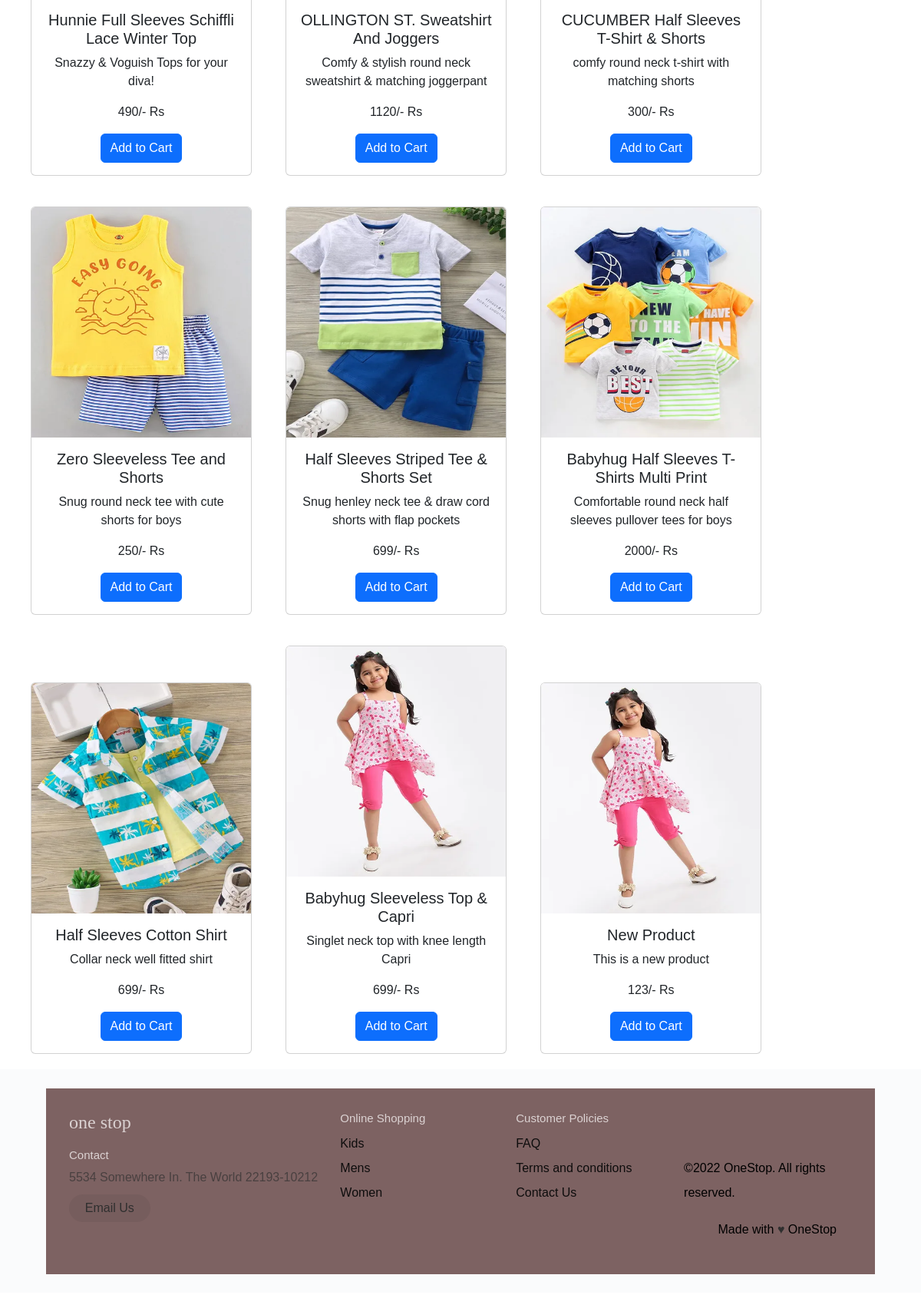
Before: /kids/ (lower part) with the older database file.
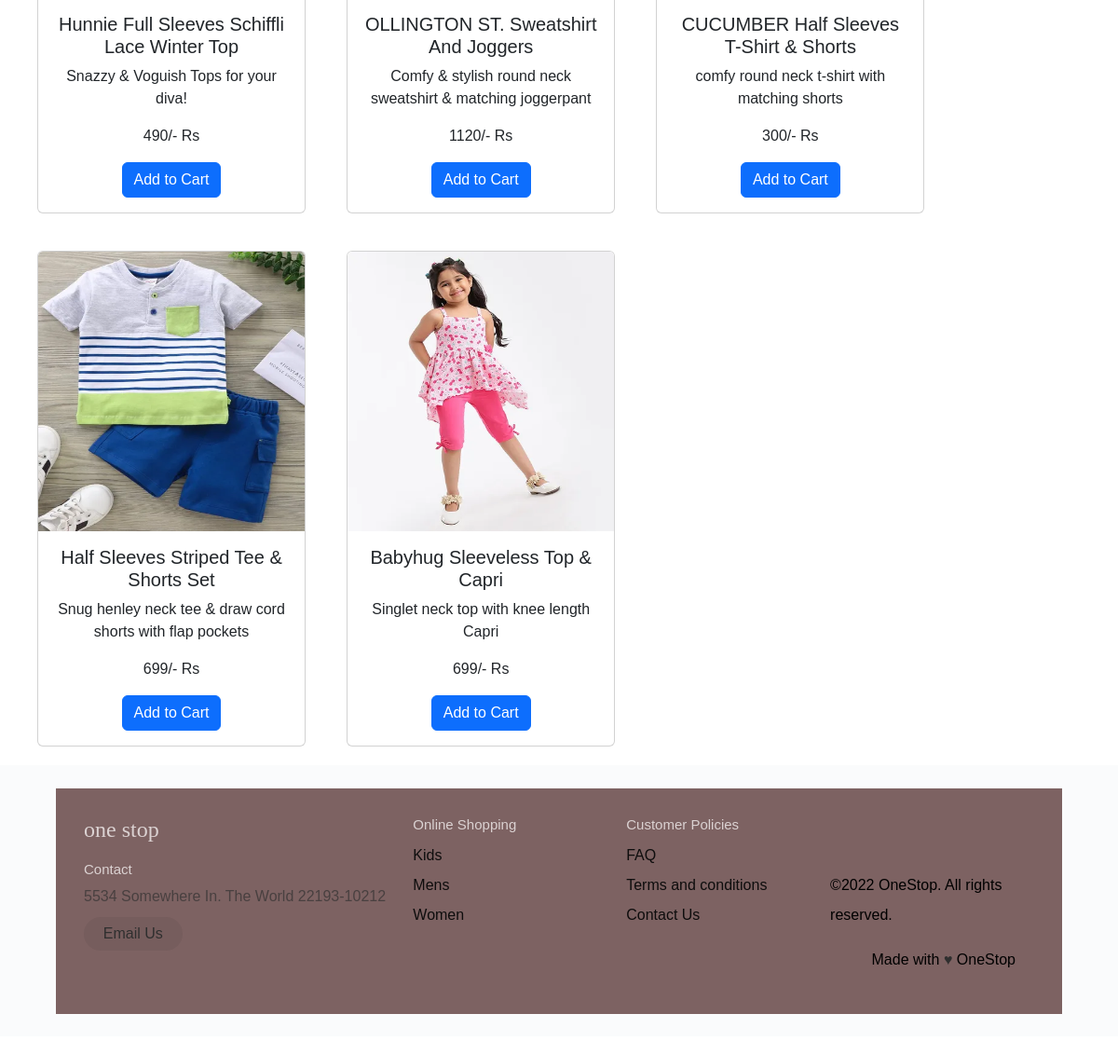
After: the same page with the newer database file.
### onestop/models.py (models this page shows, shortened)
class Products(models.Model):
    product_id  = models.AutoField(primary_key = True)
    listedBy = models.IntegerField(default=0)
    name = models.CharField(max_length = 200)
    price = models.IntegerField(default=0)
    category_choices = (
        ('Kids','Kids'),
        ('Mens','Mens'),
        ('Women','Women')
    )
    category = models.CharField(choices=category_choices, max_length = 5, default='none')
    sub_category = (
        ('Summer', 'Summer'),
        ('Winter', 'Winter')
    )
    sub_category = models.CharField(choices=sub_category, default='none', max_length=10)
    description = models.CharField(max_length = 500, default="")
    image = models.ImageField(upload_to='product_images', default='')

### onestop/views.py (the view, shortened to what this page needs)
# urls.py: path('kids/',views.kids_main, name='kids_main_page'),
def kids_main(request):
    kids_products = Products.objects.all().filter(category='Kids')
    context = {
        'kids_products' : kids_products
    }
    return render(request, 'kids_main.html', context)

### templates/kids_main.html (shortened to what this page needs)
<!DOCTYPE html>
<html lang="en">
<head>
    <link rel="stylesheet" href="/static/navbar.css">
    <link rel="stylesheet" href="/static/landing.css">
    <link rel="stylesheet" href="/static/land.css">
    <link rel="stylesheet" href="/static/cart.css">
    <link rel="stylesheet" href="https://cdn.jsdelivr.net/npm/bootstrap@5.2.3/dist/css/bootstrap.min.css">
</head>
<body>
      {% for i in kids_products %}
      <div class="card" style="width: 18rem; display: inline-block; margin-left: 2.5rem; margin-top: 40px;">
        <form method="post" action="/kids/">
            <img src="{{ i.image.url }}" class="card-img-top" alt="{{i.name}}" height="300px">
            <div class="card-body" style="text-align:center ;">
                <h5 class="card-title">{{ i.name }}</h5>
                <p class="card-text">{{ i.description }} </p>
                <p class="card-text">{{ i.price }}/- Rs</p>
                <input type="submit" name="btn" class="btn btn-primary" value="Add to Cart">
            </div>
        </form>
      </div>
      {% endfor %}
    <div id="end-container">
      <footer class="footer">
          <div class="footer__addr">
            <h1 class="footer__logo">One Stop</h1>
            <h2>Contact</h2>
            <address>
              5534 Somewhere In. The World 22193-10212<br>
              <a class="footer__btn" href="mailto:example@gmail.com">Email Us</a>
            </address>
          </div>
          <ul class="footer__nav">
            <li class="nav__item">
              <h2 class="nav__title">Online Shopping</h2>
              <ul class="nav__ul">
                <li>
                  <a href="/kids/">Kids</a>
                </li>
                <li>
                  <a href="/mens/">Mens</a>
                </li>
                <li>
                  <a href="/women/">Women</a>
                </li>
              </ul>
            </li>
            <li class="nav__item nav__item--extra">
              <h2 class="nav__title">Customer Policies</h2>
              <ul class="nav__ul nav__ul--extra">
                <li>
                  <a href="#">FAQ</a>
                </li>
                <li>
                  <a href="#">Terms and conditions</a>
                </li>
                <li>
                  <a href="#">Contact Us</a>
                </li>
              <div class="legal">
                <p><br>&copy;2022 OneStop. All rights reserved.</p>
                <div class="legal__links">
                  <span>Made with <span class="heart">♥</span> OneStop</span>
                </div>
</body>
</html>

### static/navbar.css (style rules this page uses)
* { margin: 0%; padding: 0%; box-sizing: border-box; }

### static/landing.css (style rules this page uses)
* { margin: 0%; padding: 0%; box-sizing: border-box; font-family: Whitney, -apple-system, BlinkMacSystemFont, Segoe UI, Roboto, Helvetica, Arial, sans-serif; }
#end-container { background-color: #fafbfc; margin: 20px auto; padding: 2% 5%; }

### static/land.css (style rules this page uses)
img { width:50px; background-color: white; }
.footer { display: flex; flex-flow: row wrap; padding: 30px 30px 20px 30px; color: #dbd2d2; background-color: rgb(125, 98, 98); border-top: 1px solid #f0f0f0; }
.footer > * { flex: 1 100%; }
.footer__addr { margin-right: 1.25em; margin-bottom: 2em; }
.footer__logo { font-family: 'Pacifico', cursive; font-weight: 400; text-transform: lowercase; font-size: 1.5rem; }
.footer__addr h2 { margin-top: 1.3em; font-size: 15px; font-weight: 400; }
.nav__title { font-weight: 400; font-size: 15px; }
.footer address { font-style: normal; color: rgb(73, 64, 64); }
.footer__btn { display: flex; align-items: center; justify-content: center; height: 36px; max-width: max-content; background-color: rgb(33, 33, 33, 0.07); border-radius: 100px; color: #2f2f2f; line-height: 0; margin: 0.6em 0; font-size: 1rem; padding: 0 1.3em; }
.footer ul { list-style: none; padding-left: 0; }
.footer li { line-height: 2em; }
.footer a { text-decoration: none; }
.footer__nav { display: flex; flex-flow: row wrap; }
.footer__nav > * { flex: 1 50%; margin-right: 1.25em; }
.nav__ul a { color: rgb(14, 13, 13); }
.nav__ul--extra { column-count: 2; column-gap: 1.25em; }
.legal { display: flex; flex-wrap: wrap; color: rgb(0, 0, 0); }
.legal__links { display: flex; align-items: center; }
.heart { color: #2f2f2f; }
@media screen and (min-width: 24.375em) { .legal .legal__links { margin-left: auto; } }
@media screen and (min-width: 40.375em) { .footer__nav > * { flex: 1; } }
@media screen and (min-width: 40.375em) { .nav__item--extra { flex-grow: 2; } }
@media screen and (min-width: 40.375em) { .footer__addr { flex: 1 0px; } }
@media screen and (min-width: 40.375em) { .footer__nav { flex: 2 0px; } }

### static/cart.css (style rules this page uses)
* { margin: 0px; padding: 0px; box-sizing: border-box; font-family:Whitney,Arial, Helvetica, sans-serif; }
a { text-decoration: none; font-size: 16px; color: white; }

Changed rows visible on the page:
removed Products: image (picture), name "Zero Sleeveless Tee and Shorts", description "Snug round neck tee with cute shorts for boys", price "250"
removed Products: image (picture), name "Babyhug Half Sleeves T-Shirts Multi Print", description "Comfortable round neck half sleeves pullover tees for boys", price "2000"
removed Products: image (picture), name "Half Sleeves Cotton Shirt", description "Collar neck well fitted shirt", price "699"
removed Products: image (picture), name "New Product", description "This is a new product", price "123"
